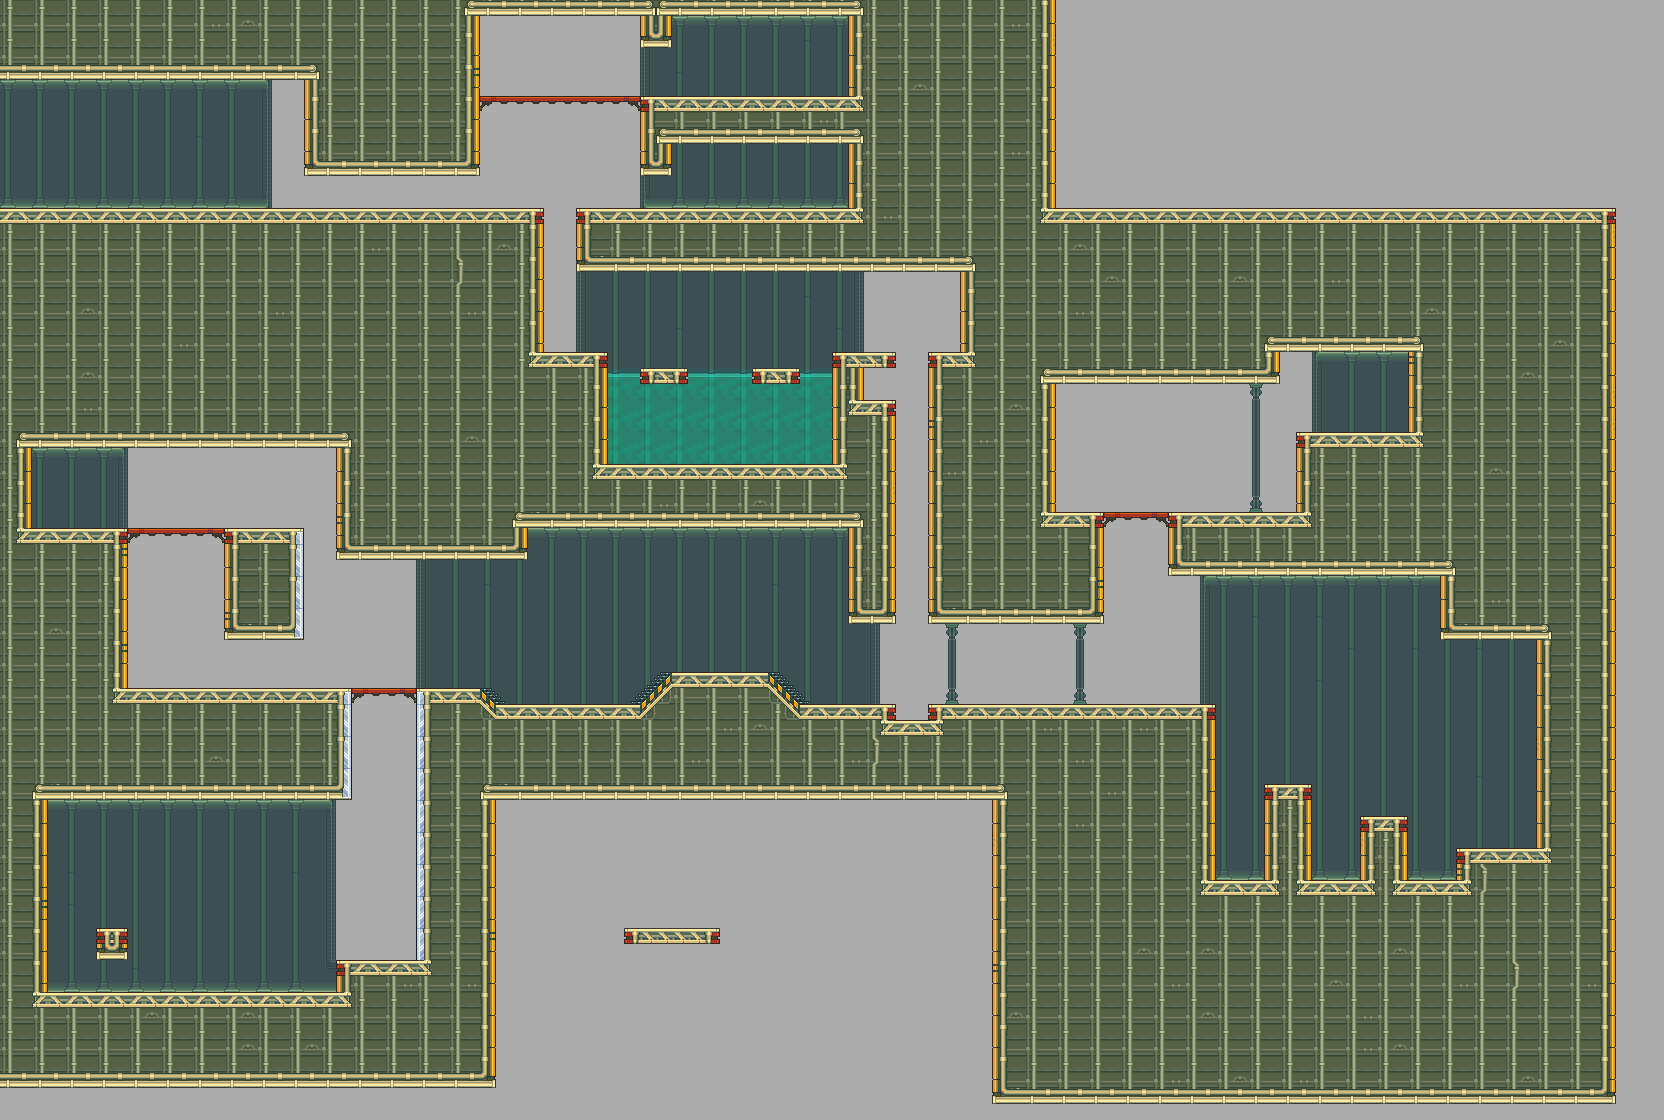

Tiled map render using the project's own tile images. Description and the map definition, with tile-layer contents summarised, below:
An orthogonal 104x70 tile map with 16x16 px tiles, 2 tile layers (Tile Layer 1, Tile Layer 2), 1 hidden layer not drawn.

<map version="1.0" orientation="orthogonal" renderorder="right-down" width="104" height="70" tilewidth="16" tileheight="16" backgroundcolor="#acacac" nextobjectid="1">
 <tileset firstgid="1" name="0_GAUNTLET_SHORE" tilewidth="16" tileheight="16" tilecount="1400" columns="20">
  <image source="../../../tileset/0_SHORE.png" width="320" height="1120" />
  <terraintypes>
   <terrain name="Basic" tile="-1" />
   <terrain name="Thin_V" tile="-1" />
   <terrain name="Thin_H" tile="-1" />
   <terrain name="Eraser" tile="-1" />
  </terraintypes>
  <tile id="8" terrain=",,,3" />
  <tile id="9" terrain=",,3,3" />
  <tile id="10" terrain=",,3," />
  <tile id="11" terrain="3,3,3," />
  <tile id="12" terrain="3,3,,3" />
  <tile id="28" terrain=",3,,3" />
  <tile id="29" terrain="3,3,3,3" />
  <tile id="30" terrain="3,,3," />
  <tile id="31" terrain="3,,3,3" />
  <tile id="32" terrain=",3,3,3" />
  <tile id="48" terrain=",3,," />
  <tile id="49" terrain="3,3,," />
  <tile id="50" terrain="3,,," />
  <tile id="80" terrain=",,,0" />
  <tile id="81" terrain=",,0,0" />
  <tile id="82" terrain=",,0," />
  <tile id="88" terrain=",,,1" />
  <tile id="89" terrain=",,1,1" />
  <tile id="90" terrain=",,1," />
  <tile id="92" terrain=",,,2" />
  <tile id="93" terrain=",,2,2" />
  <tile id="94" terrain=",,2," />
  <tile id="100" terrain=",0,,0" />
  <tile id="101" terrain="0,0,0,0" />
  <tile id="102" terrain="0,,0," />
  <tile id="105" terrain="0,0,0," />
  <tile id="106" terrain="0,0,,0" />
  <tile id="108" terrain=",1,,1" />
  <tile id="109" terrain="1,1,1,1" />
  <tile id="110" terrain="1,,1," />
  <tile id="112" terrain=",2,,2" />
  <tile id="113" terrain="2,2,2,2" />
  <tile id="114" terrain="2,,2," />
  <tile id="120" terrain=",0,," />
  <tile id="121" terrain="0,0,," />
  <tile id="122" terrain="0,,," />
  <tile id="125" terrain="0,,0,0" />
  <tile id="126" terrain=",0,0,0" />
  <tile id="128" terrain=",1,," />
  <tile id="129" terrain="1,1,," />
  <tile id="130" terrain="1,,," />
  <tile id="132" terrain=",2,," />
  <tile id="133" terrain="2,2,," />
  <tile id="134" terrain="2,,," />
 </tileset>
 <imagelayer name="Image Layer 1" visible="0">
  <image source="../../../../_noncrypt_assets/pngexports/SHORE_B.png" />
 </imagelayer>
 <layer name="Tile Layer 1" width="104" height="70">
  <data>[7280 cells, 5036 non-empty, 78 distinct tile ids]</data>
 </layer>
 <layer name="Tile Layer 2" width="104" height="70">
  <data>[7280 cells, 186 non-empty, 10 distinct tile ids]</data>
 </layer>
</map>
